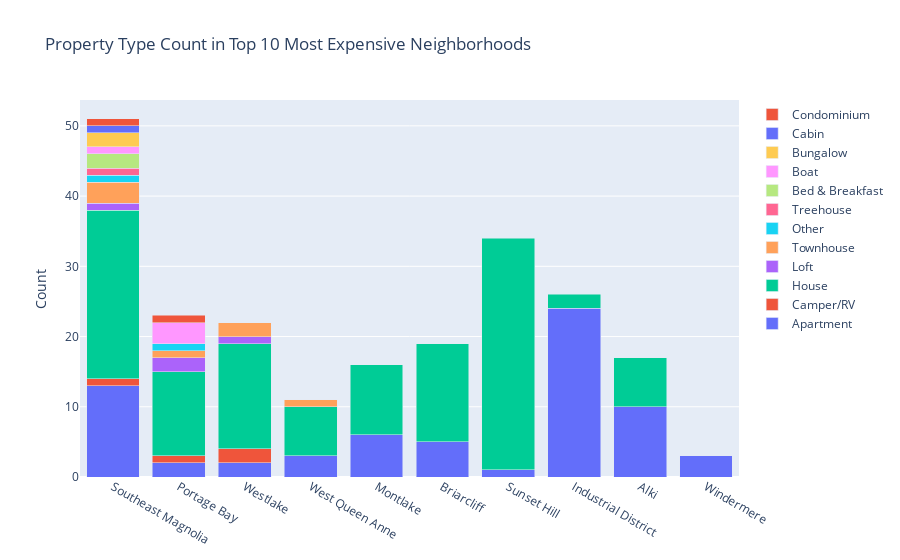

The notebook cell saved with this chart:
### Markdown cell above
How does the property type impact listing price on a neighborhood basis?

The dataframe is grouped by neighbourhood and property type in order to view the prevalance of different property types in the most expensive neighborhoods

### Code cell
stacked_bar_df = pd.DataFrame(listings.loc[df['neighbourhood_cleansed'].isin(top_10) ].groupby(['neighbourhood_cleansed', 'property_type']).count()['id']).reset_index()
property_type_list = stacked_bar_df.property_type.unique().tolist()

stacked_bar_data = []

for property_type in property_type_list:
        stacked_bar_trace = go.Bar(name = property_type, x= top_10, y =stacked_bar_df[stacked_bar_df['property_type']== property_type]['id'].tolist())
        stacked_bar_data.append(stacked_bar_trace)
        
stacked_bar_layout = go.Layout(title = 'Property Type Count in Top 10 Most Expensive Neighborhoods',
                   barmode = 'stack',
                  yaxis = dict(title='Count'))    
    
stacked_bar_fig = go.Figure(data=stacked_bar_data, layout=stacked_bar_layout)

stacked_bar_fig.show()

### Figure 1 — Plotly figure (JSON) as saved in the notebook; plotly's stock layout.template omitted (floating-point values rounded to 4 significant figures)
{"data": [{"name": "Apartment", "type": "bar", "x": ["Southeast Magnolia", "Portage Bay", "Westlake", "West Queen Anne", "Montlake", "Briarcliff", "Sunset Hill", "Industrial District", "Alki", "Windermere"], "y": [13, 2, 2, 3, 6, 5, 1, 24, 10, 3]}, {"name": "Camper/RV", "type": "bar", "x": ["Southeast Magnolia", "Portage Bay", "Westlake", "West Queen Anne", "Montlake", "Briarcliff", "Sunset Hill", "Industrial District", "Alki", "Windermere"], "y": [1, 1, 2]}, {"name": "House", "type": "bar", "x": ["Southeast Magnolia", "Portage Bay", "Westlake", "West Queen Anne", "Montlake", "Briarcliff", "Sunset Hill", "Industrial District", "Alki", "Windermere"], "y": [24, 12, 15, 7, 10, 14, 33, 2, 7]}, {"name": "Loft", "type": "bar", "x": ["Southeast Magnolia", "Portage Bay", "Westlake", "West Queen Anne", "Montlake", "Briarcliff", "Sunset Hill", "Industrial District", "Alki", "Windermere"], "y": [1, 2, 1]}, {"name": "Townhouse", "type": "bar", "x": ["Southeast Magnolia", "Portage Bay", "Westlake", "West Queen Anne", "Montlake", "Briarcliff", "Sunset Hill", "Industrial District", "Alki", "Windermere"], "y": [3, 1, 2, 1]}, {"name": "Other", "type": "bar", "x": ["Southeast Magnolia", "Portage Bay", "Westlake", "West Queen Anne", "Montlake", "Briarcliff", "Sunset Hill", "Industrial District", "Alki", "Windermere"], "y": [1, 1]}, {"name": "Treehouse", "type": "bar", "x": ["Southeast Magnolia", "Portage Bay", "Westlake", "West Queen Anne", "Montlake", "Briarcliff", "Sunset Hill", "Industrial District", "Alki", "Windermere"], "y": [1]}, {"name": "Bed & Breakfast", "type": "bar", "x": ["Southeast Magnolia", "Portage Bay", "Westlake", "West Queen Anne", "Montlake", "Briarcliff", "Sunset Hill", "Industrial District", "Alki", "Windermere"], "y": [2]}, {"name": "Boat", "type": "bar", "x": ["Southeast Magnolia", "Portage Bay", "Westlake", "West Queen Anne", "Montlake", "Briarcliff", "Sunset Hill", "Industrial District", "Alki", "Windermere"], "y": [1, 3]}, {"name": "Bungalow", "type": "bar", "x": ["Southeast Magnolia", "Portage Bay", "Westlake", "West Queen Anne", "Montlake", "Briarcliff", "Sunset Hill", "Industrial District", "Alki", "Windermere"], "y": [2]}, {"name": "Cabin", "type": "bar", "x": ["Southeast Magnolia", "Portage Bay", "Westlake", "West Queen Anne", "Montlake", "Briarcliff", "Sunset Hill", "Industrial District", "Alki", "Windermere"], "y": [1]}, {"name": "Condominium", "type": "bar", "x": ["Southeast Magnolia", "Portage Bay", "Westlake", "West Queen Anne", "Montlake", "Briarcliff", "Sunset Hill", "Industrial District", "Alki", "Windermere"], "y": [1, 1]}], "layout": {"barmode": "stack", "title": {"text": "Property Type Count in Top 10 Most Expensive Neighborhoods"}, "yaxis": {"title": {"text": "Count"}}}}
